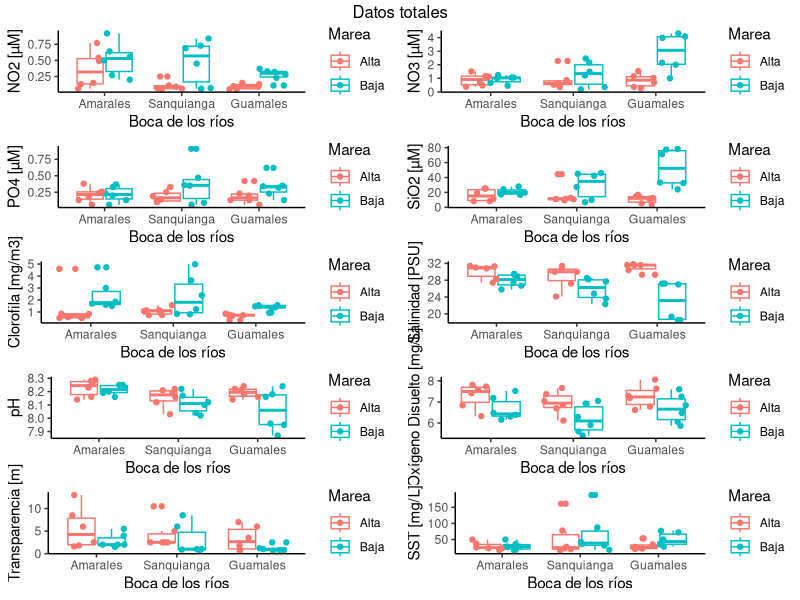
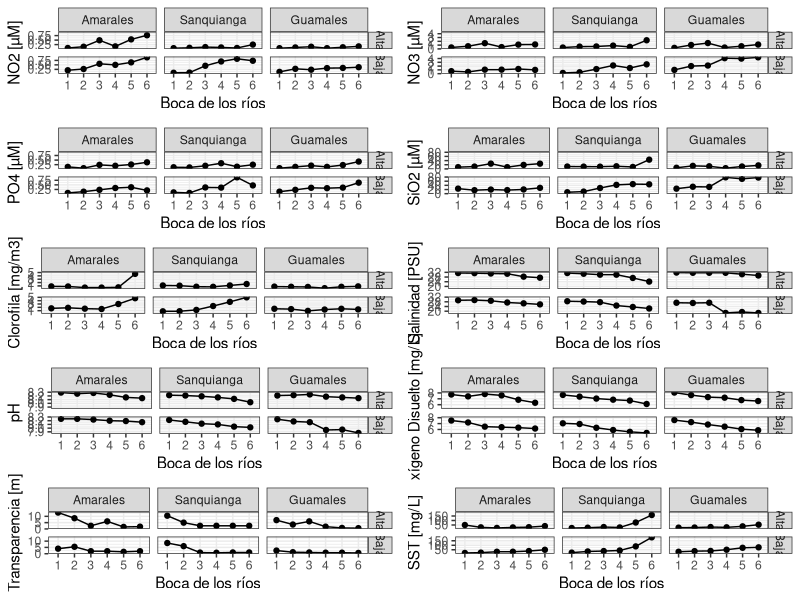

The R script that drew these images, in order:
library(tidyverse)
library(gridExtra)

Datos_Quimica<-read.table("Quimica.csv", header = TRUE, sep=",")


Datos_Quimica$Separar<-Datos_Quimica$Estacion
Datos_Quimica<-separate(Datos_Quimica, Separar, c("Boca", "No.Estacion"), sep = "0" )
as.factor(Datos_Quimica$Boca)->Datos_Quimica$Boca
as.numeric(Datos_Quimica$No.Estacion)->Datos_Quimica$No.Estacion



Datos_Quimica$Boca <- recode_factor(Datos_Quimica$Boca, 
                                     A = "Amarales", 
                                     S = "Sanquianga", 
                                     G = "Guamales")


write.table(Datos_Quimica, "Datos_Quimica.csv", col.names = TRUE, sep=",")

Datos_Quimica$Boca2 <- with(Datos_Quimica, relevel(Boca, "Amarales"))

NO2_Quimica<-ggplot(Datos_Quimica, aes(x=Boca, y=NO2, color=Marea)) + 
  geom_boxplot()+ 
  labs( y = "NO2 [µM]", x = "Boca de los ríos")+
  theme_classic()+
  geom_point(position = position_jitterdodge()) 
NO3_Quimica<-ggplot(Datos_Quimica, aes(x=Boca, y=NO3, color=Marea)) + 
  geom_boxplot()+ 
  labs( y = "NO3 [µM]", x = "Boca de los ríos")+
  theme_classic()+
  geom_point(position = position_jitterdodge()) 

PO4_Quimica<-ggplot(Datos_Quimica, aes(x=Boca, y=PO4, color=Marea)) + 
  geom_boxplot()+ 
  labs( y = "PO4 [µM]", x = "Boca de los ríos")+
  theme_classic()+
  geom_point(position = position_jitterdodge())
SiO2_Quimica<-ggplot(Datos_Quimica, aes(x=Boca, y=SiO2, color=Marea)) + 
  geom_boxplot()+ 
  labs( y = "SiO2 [µM]", x = "Boca de los ríos")+
  theme_classic()+
  geom_point(position = position_jitterdodge()) 
Clorofila_Quimica<-ggplot(Datos_Quimica, aes(x=Boca, y=Clorofila, color=Marea)) + 
  geom_boxplot()+ 
  labs( y = "Clorofila [mg/m3]", x = "Boca de los ríos")+
  theme_classic()+
  geom_point(position = position_jitterdodge())
Salinidad_Quimica<-ggplot(Datos_Quimica, aes(x=Boca, y=Salinidad, color=Marea)) + 
  geom_boxplot()+ 
  labs( y = "Salinidad [PSU]", x = "Boca de los ríos")+
  theme_classic()+
  geom_point(position = position_jitterdodge())
pH_Quimica<-ggplot(Datos_Quimica, aes(x=Boca, y=pH, color=Marea)) + 
  geom_boxplot()+ 
  labs( y = "pH", x = "Boca de los ríos")+
  theme_classic()+
  geom_point(position = position_jitterdodge())
OD_Quimica<-ggplot(Datos_Quimica, aes(x=Boca, y=OD, color=Marea)) + 
  geom_boxplot()+ 
  labs( y = "Oxígeno Disuelto [mg/L]", x = "Boca de los ríos")+
  theme_classic()+
  geom_point(position = position_jitterdodge())
Transparencia_Quimica<-ggplot(Datos_Quimica, aes(x=Boca, y=Transparencia, color=Marea)) + 
  geom_boxplot()+ 
  labs( y = "Transparencia [m]", x = "Boca de los ríos")+
  theme_classic()+
  geom_point(position = position_jitterdodge())
SST_Quimica<-ggplot(Datos_Quimica, aes(x=Boca, y=SST, color=Marea)) + 
  geom_boxplot()+ 
  labs( y = "SST [mg/L]", x = "Boca de los ríos")+
  theme_classic()+
  geom_point(position = position_jitterdodge())

tiff(filename = "01_Datos_Quimica.tif", width = 20, height = 30, units = "cm", pointsize = 15, bg = "white", res = 300)
grid.arrange(nrow=5, ncol=2, NO2_Quimica, NO3_Quimica, PO4_Quimica,SiO2_Quimica,Clorofila_Quimica,Salinidad_Quimica,pH_Quimica,OD_Quimica,Transparencia_Quimica,SST_Quimica,
             top="Datos totales")
dev.off()



NO2_line<-ggplot(Datos_Quimica, aes(x=No.Estacion, y=NO2)) + 
  geom_line()+ 
  geom_point()+ 
  labs( y = "NO2 [µM]")+
  scale_x_discrete(name ="Boca de los ríos", 
                   limits=c("1", "2", "3", "4", "5", "6"))+
   theme_bw()+
  facet_grid(Marea~Boca)

NO3_line<-ggplot(Datos_Quimica, aes(x=No.Estacion, y=NO3)) + 
  geom_line()+ 
  geom_point()+ 
  labs( y = "NO3 [µM]")+
  scale_x_discrete(name ="Boca de los ríos", 
                   limits=c("1", "2", "3", "4", "5", "6"))+
  theme_bw()+
  facet_grid(Marea~Boca)
PO4_line<-ggplot(Datos_Quimica, aes(x=No.Estacion, y=PO4)) + 
  geom_line()+ 
  geom_point()+ 
  labs( y = "PO4 [µM]")+
  scale_x_discrete(name ="Boca de los ríos", 
                   limits=c("1", "2", "3", "4", "5", "6"))+
  theme_bw()+
  facet_grid(Marea~Boca)
SiO2_line<-ggplot(Datos_Quimica, aes(x=No.Estacion, y=SiO2)) + 
  geom_line()+ 
  geom_point()+ 
  labs( y = "SiO2 [µM]")+
  scale_x_discrete(name ="Boca de los ríos", 
                   limits=c("1", "2", "3", "4", "5", "6"))+
  theme_bw()+
  facet_grid(Marea~Boca)
Clorofila_line<-ggplot(Datos_Quimica, aes(x=No.Estacion, y=Clorofila)) + 
  geom_line()+ 
  geom_point()+ 
  labs( y = "Clorofila [mg/m3]")+
  scale_x_discrete(name ="Boca de los ríos", 
                   limits=c("1", "2", "3", "4", "5", "6"))+
  theme_bw()+
  facet_grid(Marea~Boca)
Salinidad_line<-ggplot(Datos_Quimica, aes(x=No.Estacion, y=Salinidad)) + 
  geom_line()+ 
  geom_point()+ 
  labs( y = "Salinidad [PSU]")+
  scale_x_discrete(name ="Boca de los ríos", 
                   limits=c("1", "2", "3", "4", "5", "6"))+
  theme_bw()+
  facet_grid(Marea~Boca)
pH_line<-ggplot(Datos_Quimica, aes(x=No.Estacion, y=pH)) + 
  geom_line()+ 
  geom_point()+ 
  labs( y = "pH")+
  scale_x_discrete(name ="Boca de los ríos", 
                   limits=c("1", "2", "3", "4", "5", "6"))+
  theme_bw()+
  facet_grid(Marea~Boca)
OD_line<-ggplot(Datos_Quimica, aes(x=No.Estacion, y=OD)) + 
  geom_line()+ 
  geom_point()+ 
  labs( y = "Oxígeno Disuelto [mg/L]")+
  scale_x_discrete(name ="Boca de los ríos", 
                   limits=c("1", "2", "3", "4", "5", "6"))+
  theme_bw()+
  facet_grid(Marea~Boca)
Transparencia_line<-ggplot(Datos_Quimica, aes(x=No.Estacion, y=Transparencia)) + 
  geom_line()+ 
  geom_point()+ 
  labs( y = "Transparencia [m]")+
  scale_x_discrete(name ="Boca de los ríos", 
                   limits=c("1", "2", "3", "4", "5", "6"))+
  theme_bw()+
  facet_grid(Marea~Boca)
SST_line<-ggplot(Datos_Quimica, aes(x=No.Estacion, y=SST)) + 
  geom_line()+ 
  geom_point()+ 
  labs( y = "SST [mg/L]")+
  scale_x_discrete(name ="Boca de los ríos", 
                   limits=c("1", "2", "3", "4", "5", "6"))+
  theme_bw()+
  facet_grid(Marea~Boca)


tiff(filename = "02_Quimica_Linea.tif", width = 20, height = 30, units = "cm", pointsize = 15, bg = "white", res = 300)
grid.arrange(nrow=5, ncol=2, NO2_line, NO3_line, PO4_line,SiO2_line,Clorofila_line,Salinidad_line,pH_line,OD_line,Transparencia_line,SST_line
             )
dev.off()
